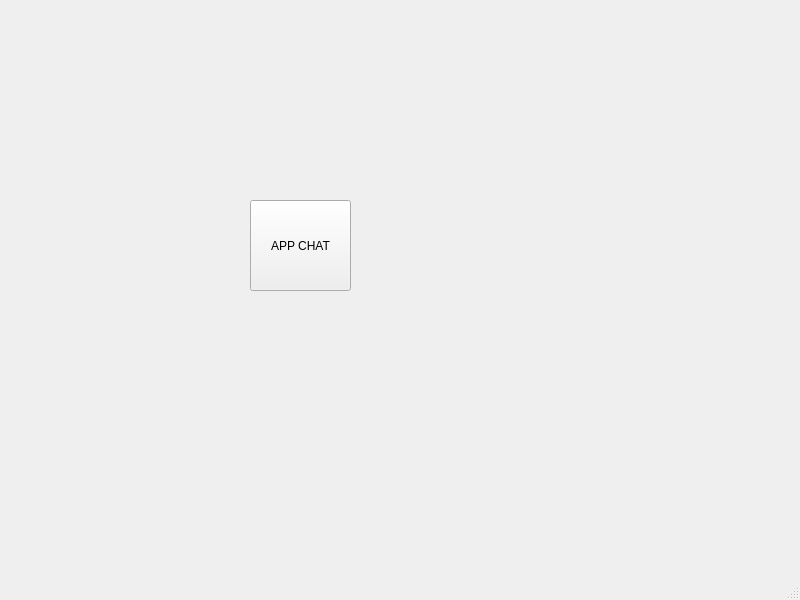
<?xml version="1.0" encoding="UTF-8"?>
<ui version="4.0">
 <class>Menu</class>
 <widget class="QMainWindow" name="Menu">
  <property name="geometry">
   <rect>
    <x>0</x>
    <y>0</y>
    <width>800</width>
    <height>600</height>
   </rect>
  </property>
  <property name="windowTitle">
   <string>Menu</string>
  </property>
  <widget class="QWidget" name="centralwidget">
   <widget class="QPushButton" name="pushButton">
    <property name="geometry">
     <rect>
      <x>250</x>
      <y>200</y>
      <width>101</width>
      <height>91</height>
     </rect>
    </property>
    <property name="text">
     <string>APP CHAT</string>
    </property>
   </widget>
  </widget>
  <widget class="QMenuBar" name="menubar">
   <property name="geometry">
    <rect>
     <x>0</x>
     <y>0</y>
     <width>800</width>
     <height>21</height>
    </rect>
   </property>
  </widget>
  <widget class="QStatusBar" name="statusbar"/>
 </widget>
 <resources/>
 <connections/>
</ui>
